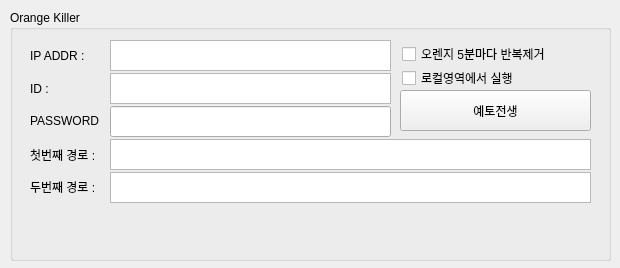
<?xml version="1.0" encoding="UTF-8"?>
<ui version="4.0">
 <class>frmMainWindow</class>
 <widget class="QWidget" name="frmMainWindow">
  <property name="geometry">
   <rect>
    <x>0</x>
    <y>0</y>
    <width>620</width>
    <height>268</height>
   </rect>
  </property>
  <property name="sizePolicy">
   <sizepolicy hsizetype="Fixed" vsizetype="Fixed">
    <horstretch>0</horstretch>
    <verstretch>0</verstretch>
   </sizepolicy>
  </property>
  <property name="windowTitle">
   <string>Orange Killer</string>
  </property>
  <property name="windowIcon">
   <iconset>
    <normaloff>OrangeKill.png</normaloff>OrangeKill.png</iconset>
  </property>
  <widget class="QGroupBox" name="GrpBox">
   <property name="geometry">
    <rect>
     <x>10</x>
     <y>10</y>
     <width>601</width>
     <height>251</height>
    </rect>
   </property>
   <property name="title">
    <string>Orange Killer</string>
   </property>
   <widget class="QLabel" name="lblHOST">
    <property name="geometry">
     <rect>
      <x>20</x>
      <y>38</y>
      <width>71</width>
      <height>16</height>
     </rect>
    </property>
    <property name="text">
     <string>IP ADDR :</string>
    </property>
   </widget>
   <widget class="QLabel" name="lblID">
    <property name="geometry">
     <rect>
      <x>20</x>
      <y>71</y>
      <width>71</width>
      <height>16</height>
     </rect>
    </property>
    <property name="text">
     <string>ID :</string>
    </property>
   </widget>
   <widget class="QLabel" name="lblPW">
    <property name="geometry">
     <rect>
      <x>20</x>
      <y>103</y>
      <width>71</width>
      <height>16</height>
     </rect>
    </property>
    <property name="text">
     <string>PASSWORD :</string>
    </property>
   </widget>
   <widget class="QLabel" name="lblPATH1">
    <property name="geometry">
     <rect>
      <x>20</x>
      <y>137</y>
      <width>71</width>
      <height>16</height>
     </rect>
    </property>
    <property name="text">
     <string>첫번째 경로 :</string>
    </property>
   </widget>
   <widget class="QTextEdit" name="txtIPADDR">
    <property name="geometry">
     <rect>
      <x>100</x>
      <y>30</y>
      <width>281</width>
      <height>31</height>
     </rect>
    </property>
   </widget>
   <widget class="QTextEdit" name="txtHOSTID">
    <property name="geometry">
     <rect>
      <x>100</x>
      <y>63</y>
      <width>281</width>
      <height>31</height>
     </rect>
    </property>
   </widget>
   <widget class="QTextEdit" name="txtPATH1ST">
    <property name="geometry">
     <rect>
      <x>100</x>
      <y>129</y>
      <width>481</width>
      <height>31</height>
     </rect>
    </property>
    <property name="font">
     <font>
      <pointsize>7</pointsize>
      <weight>75</weight>
      <bold>true</bold>
     </font>
    </property>
   </widget>
   <widget class="QLabel" name="lblPATH2">
    <property name="geometry">
     <rect>
      <x>20</x>
      <y>169</y>
      <width>71</width>
      <height>16</height>
     </rect>
    </property>
    <property name="text">
     <string>두번째 경로 :</string>
    </property>
   </widget>
   <widget class="QTextEdit" name="txtPATH2ND">
    <property name="geometry">
     <rect>
      <x>100</x>
      <y>162</y>
      <width>481</width>
      <height>31</height>
     </rect>
    </property>
    <property name="font">
     <font>
      <pointsize>7</pointsize>
      <weight>75</weight>
      <bold>true</bold>
     </font>
    </property>
   </widget>
   <widget class="QPushButton" name="BtnAction">
    <property name="geometry">
     <rect>
      <x>390</x>
      <y>80</y>
      <width>191</width>
      <height>41</height>
     </rect>
    </property>
    <property name="text">
     <string>예토전생</string>
    </property>
   </widget>
   <widget class="QLineEdit" name="lttHOSTPW">
    <property name="geometry">
     <rect>
      <x>100</x>
      <y>96</y>
      <width>281</width>
      <height>31</height>
     </rect>
    </property>
    <property name="inputMask">
     <string/>
    </property>
    <property name="text">
     <string/>
    </property>
    <property name="echoMode">
     <enum>QLineEdit::Password</enum>
    </property>
   </widget>
   <widget class="QCheckBox" name="chkRepeat">
    <property name="geometry">
     <rect>
      <x>392</x>
      <y>36</y>
      <width>181</width>
      <height>16</height>
     </rect>
    </property>
    <property name="text">
     <string>오렌지 5분마다 반복제거</string>
    </property>
   </widget>
   <widget class="QCheckBox" name="chkLocal">
    <property name="geometry">
     <rect>
      <x>392</x>
      <y>60</y>
      <width>181</width>
      <height>16</height>
     </rect>
    </property>
    <property name="text">
     <string>로컬영역에서 실행</string>
    </property>
   </widget>
  </widget>
 </widget>
 <resources/>
 <connections/>
</ui>
